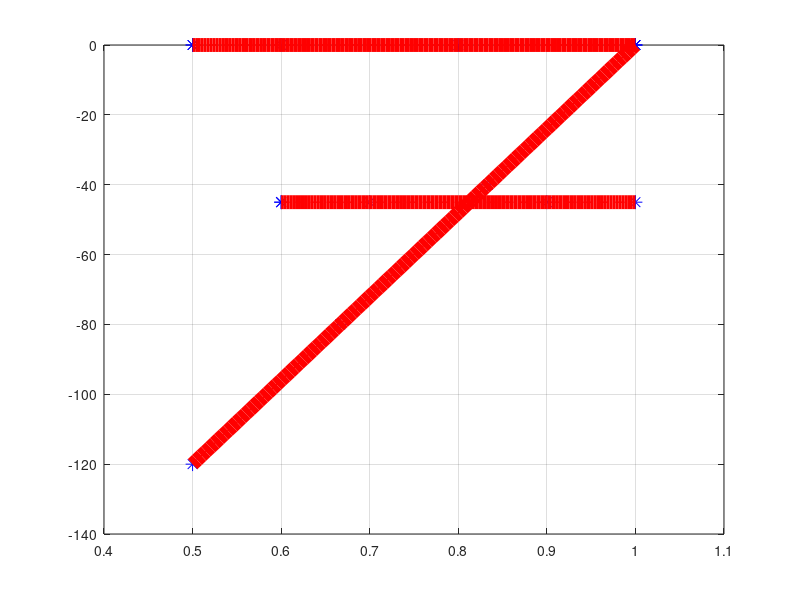

The MATLAB source for this figure:
function x = questao4()

    fprintf("\nQuestão 4)\n\n")
	
	fprintf("Ver figura 5.\n");

    fprintf("\n------------------------\n")

	x = [0.5  0.6      0.8         1; 
	       1  0.83333  0.66666   0.5; 
	     0.6  0.7      0.9         1];

	y=[   0    0    0     0; 
	      0  -40  -80  -120; 
	    -45  -45  -45   -45];

	for n = 1:size(x,1) 
	
		m = 4;
		
		x(n, m + 1) = x(n, 1);
		
		y(n, m + 1) = y(n, 1);	
		
		steps = 100;
		
		h = 1 / steps;
		
		t = 0;
		
		cx = 3 * (x(n, 2) - x(n, 1));
		
		bx = 3 * (x(n, 3) - x(n, 2))  -cx;
		
		ax = (x(n, 4) - x(n, 1)) - (cx + bx);
		
		cy = 3 * (y(n, 2) - y(n, 1));
		
		by = 3 * (y(n, 3) - y(n, 2)) - cy;
		
		ay = (y(n, 4) - y(n, 1)) - (cy + by);
		
		for i = 1:steps + 1
		
		   xx(n, i) = x(n, 1) + t * (cx + t * (bx + t * ax));
		   
		   yy(n, i) = y(n, 1) + t * (cy + t * (by + t * ay));
		   
		   t += h;
		   
		end
		
	end

    figure;
    
	plot( x(1,:) ,  y(1,:) , '*b' , 'markersize' , 10, x(1,:) , y(1,:) , '--r'); hold on;
	plot( x(2,:) ,  y(2,:) , '*b' , 'markersize' , 10, x(2,:) , y(2,:) , '--r'); hold on;
	plot( x(3,:) ,  y(3,:) , '*b' , 'markersize' , 10, x(3,:) , y(3,:) , '--r'); hold on;
	
	plot(xx(1,:) , yy(1,:) , '-r' , 'linewidth', 10)
	plot(xx(2,:) , yy(2,:) , '-r' , 'linewidth', 10)
	
	p = plot(xx(3,:) , yy(3,:) , '-r' , 'linewidth' , 10);

	hold on;
	grid on;
	
end
